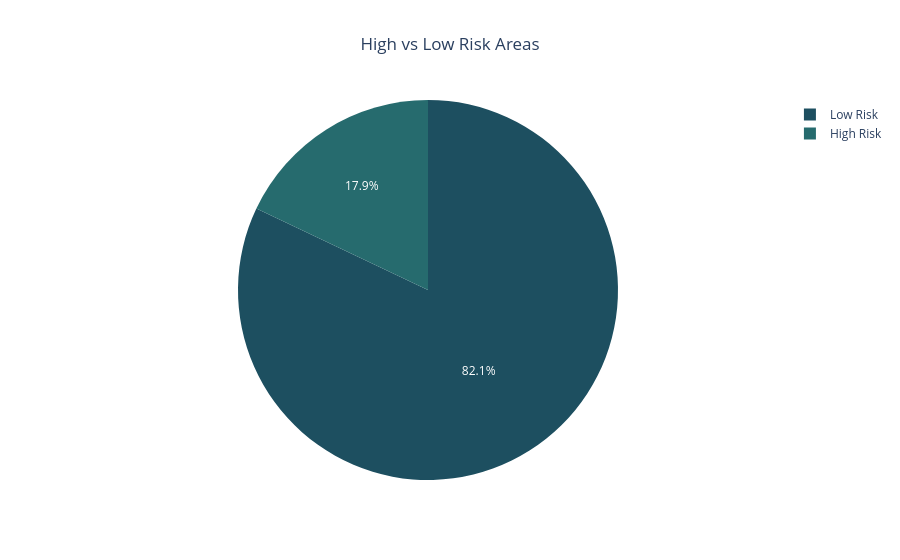

Notebook source saved alongside this figure:
### Markdown cell above
### 📊 5. High vs Low Risk Comparison

Classifies regions into high and low risk categories.

### Code cell
df['risk_level'] = df['risk_score'].apply(
    lambda x: 'High Risk' if x > df['risk_score'].mean() else 'Low Risk'
)

risk_count = df['risk_level'].value_counts().reset_index()
risk_count.columns = ['risk_level', 'count']

fig5 = px.pie(
    risk_count,
    names='risk_level',
    values='count',
    title='High vs Low Risk Areas',
    color='count',
    color_discrete_sequence=px.colors.sequential.Blugrn_r
)

fig5.update_layout(template='plotly_white', title_x=0.5)
fig5.show()

### Figure 1 — Plotly figure (JSON) as saved in the notebook; plotly's stock layout.template omitted (floating-point values rounded to 4 significant figures)
{"data": [{"customdata": [[622], [136]], "domain": {"x": [0, 1], "y": [0, 1]}, "hovertemplate": "risk_level=%{label}<br>count=%{customdata[0]}<extra></extra>", "labels": ["Low Risk", "High Risk"], "legendgroup": "", "marker": {"colors": ["rgb(29, 79, 96)", "rgb(38, 107, 110)"]}, "name": "", "showlegend": true, "type": "pie", "values": [622, 136]}], "layout": {"legend": {"tracegroupgap": 0}, "piecolorway": ["rgb(29, 79, 96)", "rgb(38, 107, 110)", "rgb(54, 135, 122)", "rgb(77, 162, 132)", "rgb(109, 188, 144)", "rgb(150, 210, 164)", "rgb(196, 230, 195)"], "title": {"text": "High vs Low Risk Areas", "x": 0.5}}}
